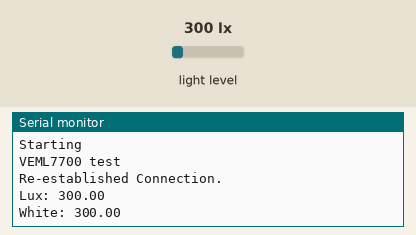
The sketch below on a simulated ESP32. On the bench: the last lines printed to the serial monitor. The test bench sets the inputs (shaded band); at power-on: light level 300 lx.

Above: at 2.2 s.
2.3 s: light level set to 40 lx
At 3.6 s:
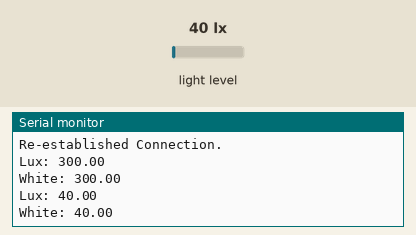
3.8 s: light level set to 500 lx
At 6.0 s:
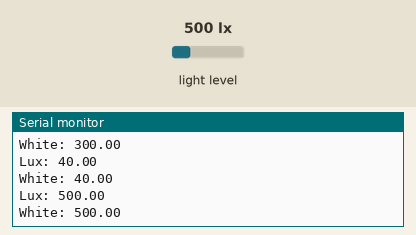
Timing chart, 0 to 7.5 s (numbered marks = the images above; inputs shaded):
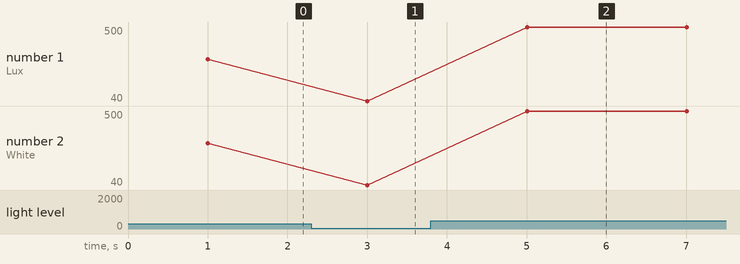

Measured:
- after the input at 2.3 s, the serial monitor: prints a new line after 0.70 s (image 1)
- after the input at 3.8 s, the serial monitor: prints a new line after 1.2 s (image 2)
- plotted number 1: 300 → 40 after the input at 2.3 s, 40 → 500 after the input at 3.8 s
- plotted number 2: 300 → 40 after the input at 2.3 s, 40 → 500 after the input at 3.8 s

The sketch:

VEML7700.ino
```cpp
#include <Wire.h>
#include <Adafruit_VEML7700.h>

Adafruit_VEML7700 veml = Adafruit_VEML7700();

bool sensorConnected = false;
void startSensor() {
 if(!veml.begin()) {
    Serial.println("Failed to communicate with VEML7700 sensor.");
    sensorConnected = false;
  }
  Serial.println("Re-established Connection.");
  sensorConnected = true;
}

void setup() {
  Serial.begin(115200);
  delay(1000);
  Serial.println("Starting");
  Serial.println("VEML7700 test");

  startSensor();
  while(!sensorConnected) {
    delay(2000);
    startSensor();
  }
}

void loop() {
  if(!veml.readLux()) {
    Serial.println("Lost connection with VEML7700 sensor.");
    sensorConnected = false;
    while(!sensorConnected) {
      Serial.println("Attempting to re-establish communication with VEML7700 sensor.");
      startSensor();
      delay(2000);
    }
  } else {
    // Read lux value from sensor
    float lux = veml.readLux();

    // Print lux value to serial monitor
    Serial.print("Lux: ");
    Serial.println(lux);

    float white = veml.readWhite();
    Serial.print("White: ");
    Serial.println(white);

    Serial.println();
    Serial.println();

    // Wait for a short delay before reading again
    delay(2000);
  }
}
```
